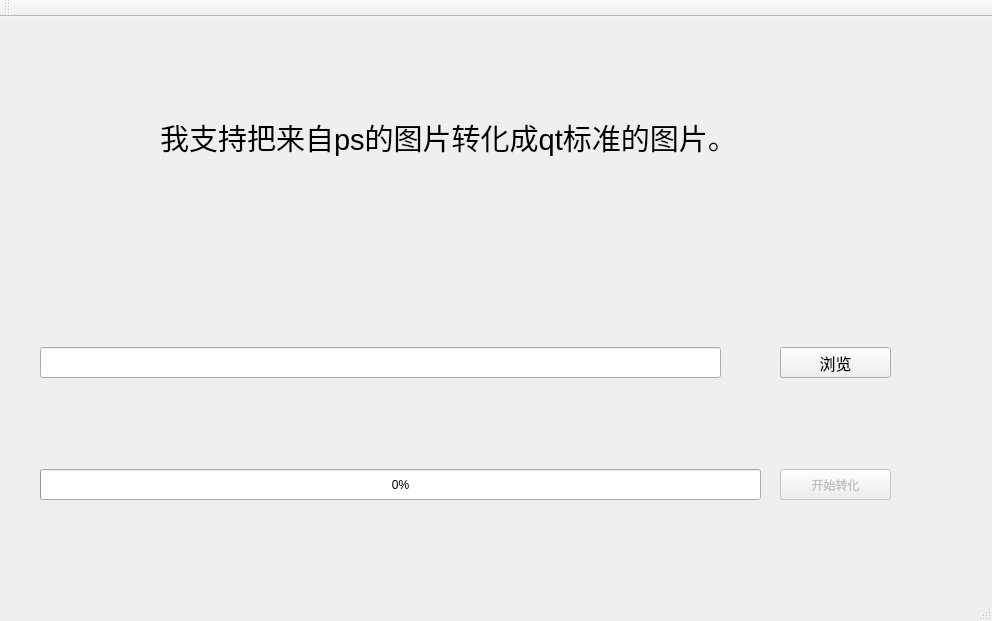
<?xml version="1.0" encoding="UTF-8"?>
<ui version="4.0">
 <class>MainWindow</class>
 <widget class="QMainWindow" name="MainWindow">
  <property name="geometry">
   <rect>
    <x>0</x>
    <y>0</y>
    <width>992</width>
    <height>621</height>
   </rect>
  </property>
  <property name="windowTitle">
   <string>MainWindow</string>
  </property>
  <widget class="QWidget" name="centralWidget">
   <widget class="QLabel" name="label">
    <property name="geometry">
     <rect>
      <x>160</x>
      <y>70</y>
      <width>561</width>
      <height>101</height>
     </rect>
    </property>
    <property name="font">
     <font>
      <pointsize>22</pointsize>
     </font>
    </property>
    <property name="text">
     <string>我支持把来自ps的图片转化成qt标准的图片。</string>
    </property>
   </widget>
   <widget class="QLineEdit" name="lineEdit_path">
    <property name="geometry">
     <rect>
      <x>40</x>
      <y>330</y>
      <width>681</width>
      <height>31</height>
     </rect>
    </property>
   </widget>
   <widget class="QPushButton" name="pushButton_scan">
    <property name="geometry">
     <rect>
      <x>780</x>
      <y>330</y>
      <width>111</width>
      <height>31</height>
     </rect>
    </property>
    <property name="font">
     <font>
      <pointsize>12</pointsize>
     </font>
    </property>
    <property name="text">
     <string>浏览</string>
    </property>
   </widget>
   <widget class="QProgressBar" name="progressBar_convert">
    <property name="geometry">
     <rect>
      <x>40</x>
      <y>452</y>
      <width>721</width>
      <height>31</height>
     </rect>
    </property>
    <property name="value">
     <number>0</number>
    </property>
   </widget>
   <widget class="QPushButton" name="pushButton_start_convert">
    <property name="enabled">
     <bool>false</bool>
    </property>
    <property name="geometry">
     <rect>
      <x>780</x>
      <y>452</y>
      <width>111</width>
      <height>31</height>
     </rect>
    </property>
    <property name="text">
     <string>开始转化</string>
    </property>
   </widget>
  </widget>
  <widget class="QToolBar" name="mainToolBar">
   <attribute name="toolBarArea">
    <enum>TopToolBarArea</enum>
   </attribute>
   <attribute name="toolBarBreak">
    <bool>false</bool>
   </attribute>
  </widget>
  <widget class="QStatusBar" name="statusBar"/>
 </widget>
 <layoutdefault spacing="6" margin="11"/>
 <resources/>
 <connections/>
</ui>
